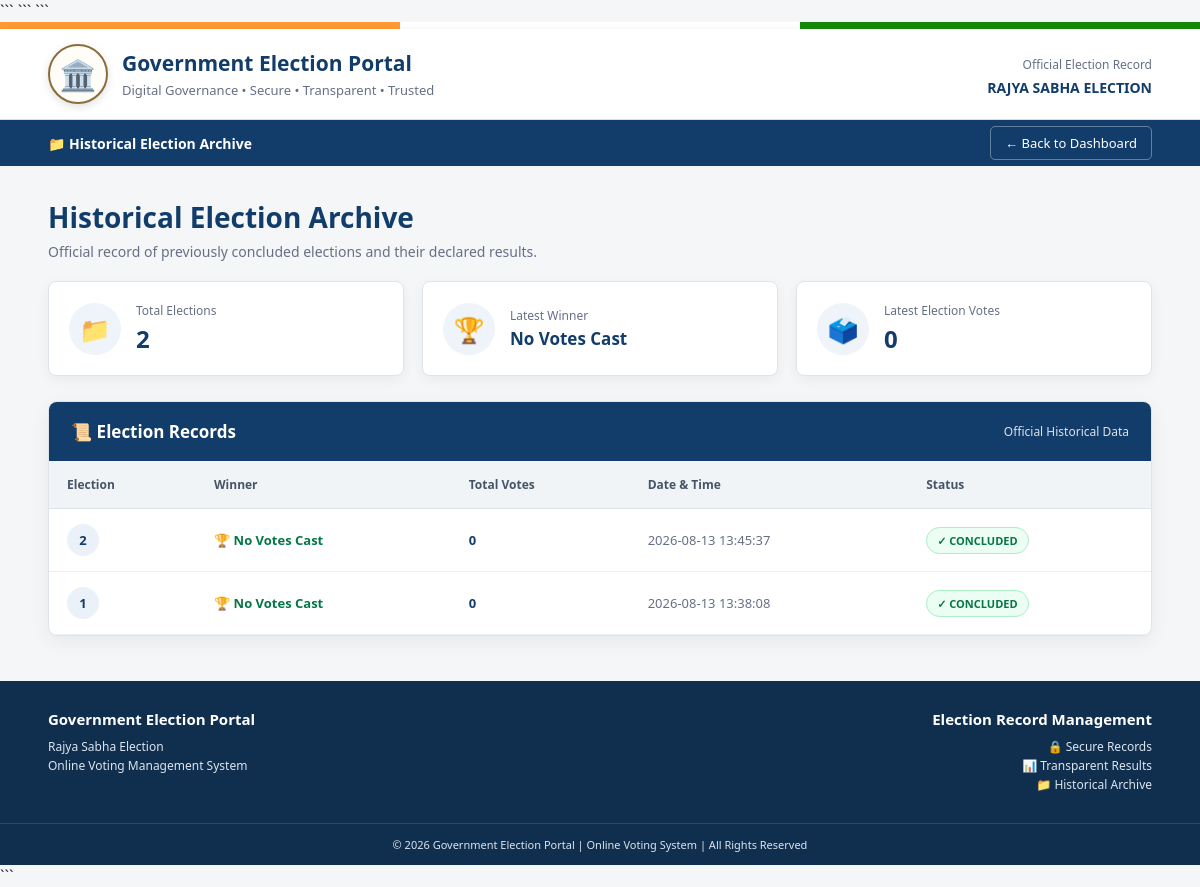
Before: /historical-archive (signed in) with the older database file.
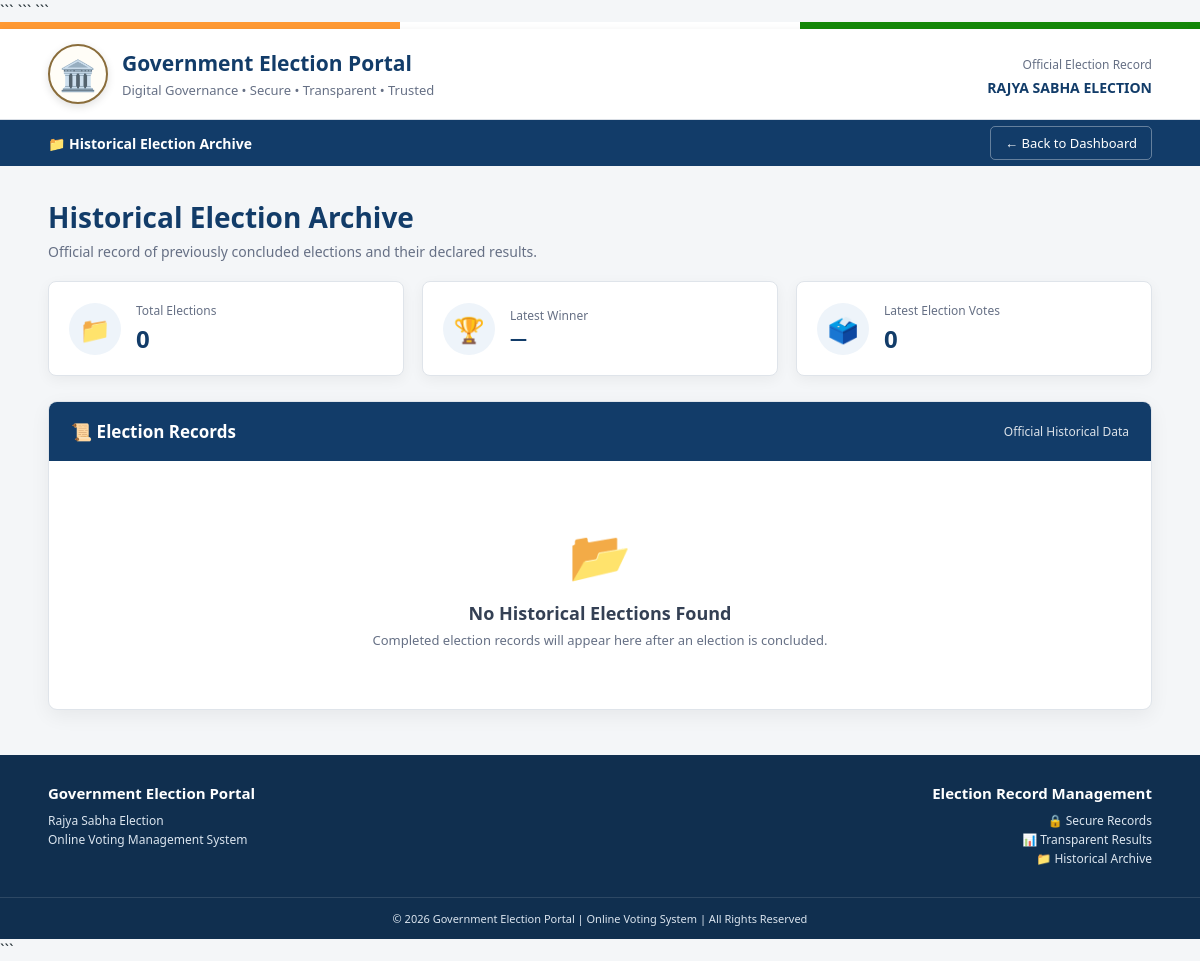
After: the same page with the newer database file.
### tables this page shows
CREATE TABLE election_history (
            id INTEGER PRIMARY KEY AUTOINCREMENT,
            winner_name TEXT,
            total_votes INTEGER,
            timestamp TEXT
        );

### app.py (the view)
@app.route(
    "/historical-archive"
)
def historical_archive():
    if not session.get(
        "admin_logged_in"
    ):
        return redirect(
            url_for("admin_login")
        )
    conn = sqlite3.connect(DB_NAME)
    cursor = conn.cursor()
    cursor.execute("""
        SELECT
            id,
            winner_name,
            total_votes,
            timestamp
        FROM election_history
        ORDER BY id DESC
    """)
    past_elections = cursor.fetchall()
    conn.close()
    return render_template(
        "historical_archive.html",
        past_elections=past_elections
    )

### templates/historical_archive.html (shortened to what this page needs)
<!DOCTYPE html>
<html lang="en">
<head>
```
</head>
<body>
```
<div class="tricolor"></div>
<header>
    <div class="header-container">
        <div class="brand">
            <div class="emblem">
                🏛️
            </div>
            <div>
                <h1>Government Election Portal</h1>
                <p>
                    Digital Governance • Secure • Transparent • Trusted
                </p>
            </div>
        </div>
        <div class="header-right">
            <span>Official Election Record</span>
            <strong>RAJYA SABHA ELECTION</strong>
        </div>
    </div>
</header>
<nav>
    <div class="nav-container">
        <div class="nav-title">
            📁 Historical Election Archive
        </div>
        <a href="{{ url_for('admin') }}" class="back-btn">
            ← Back to Dashboard
        </a>
    </div>
</nav>
<div class="page-header">
    <h2>Historical Election Archive</h2>
    <p>
        Official record of previously concluded elections
        and their declared results.
    </p>
</div>
<div class="summary">
    <div class="summary-card">
        <div class="summary-icon">
            📁
        </div>
        <div>
            <h3>Total Elections</h3>
            <strong>
                {{ past_elections|length }}
            </strong>
        </div>
    </div>
    <div class="summary-card">
        <div class="summary-icon">
            🏆
        </div>
        <div>
            <h3>Latest Winner</h3>
            <strong style="font-size: 17px;">
                {% if past_elections %}
                    {{ past_elections[0][1] }}
                {% else %}
                    —
                {% endif %}
            </strong>
        </div>
    </div>
    <div class="summary-card">
        <div class="summary-icon">
            🗳️
        </div>
        <div>
            <h3>Latest Election Votes</h3>
            <strong>
                {% if past_elections %}
                    {{ past_elections[0][2] }}
                {% else %}
                    0
                {% endif %}
            </strong>
        </div>
    </div>
</div>
<div class="archive-container">
    <div class="archive-header">
        <h3>
            📜 Election Records
        </h3>
        <span>
            Official Historical Data
        </span>
    </div>
    {% if past_elections %}
    <div class="table-wrapper">
        <table>
            <thead>
                <tr>
                    <th>
                        Election
                    </th>
                    <th>
                        Winner
                    </th>
                    <th>
                        Total Votes
                    </th>
                    <th>
                        Date & Time
                    </th>
                    <th>
                        Status
                    </th>
                </tr>
            </thead>
            <tbody>
                {% for election in past_elections %}
                <tr>
                    <td>
                        <span class="election-number">
                            {{ election[0] }}
                        </span>
                    </td>
                    <td>
                        <span class="winner">
                            {{ election[1] }}
                        </span>
                    </td>
                    <td>
                        <span class="votes">
                            {{ election[2] }}
                        </span>
                    </td>
                    <td>
                        <span class="date">
                            {{ election[3] }}
                        </span>
                    </td>
                    <td>
                        <span style="
                            color:#067647;
                            background:#ecfdf3;
                            border:1px solid #abefc6;
                            padding:5px 10px;
                            border-radius:20px;
                            font-size:11px;
                            font-weight:600;
                        ">
                            ✓ CONCLUDED
                        </span>
                    </td>
                </tr>
                {% endfor %}
            </tbody>
        </table>
    </div>
    {% else %}
    <div class="empty">
        <div class="empty-icon">
            📂
        </div>
        <h3>
            No Historical Elections Found
        </h3>
        <p>
            Completed election records will appear here
            after an election is concluded.
        </p>
    </div>
    {% endif %}
</div>
<footer>
    <div class="footer-main">
        <div>
            <h3>Government Election Portal</h3>
            <p>
                Rajya Sabha Election<br>
                Online Voting Management System
            </p>
        </div>
        <div class="footer-right">
            <h3>Election Record Management</h3>
            <p>
                🔒 Secure Records<br>
                📊 Transparent Results<br>
                📁 Historical Archive
            </p>
        </div>
    </div>
    <div class="copyright">
        © 2026 Government Election Portal |
        Online Voting System |
        All Rights Reserved
    </div>
</footer>
```
</body>
</html>

### templates/historical_archive.html (style rules this page uses)
* { margin: 0; padding: 0; box-sizing: border-box; font-family: "Segoe UI", Arial, sans-serif; }
body { background: #f4f6f8; color: #263238; }
.tricolor { height: 7px; background: linear-gradient( to right, #ff9933 0%, #ff9933 33.33%, #ffffff 33.33%, #ffffff 66.66%, #138808 66.66%, #138808 100% ); }
header { background: white; border-bottom: 1px solid #d9dee5; box-shadow: 0 2px 8px rgba(0,0,0,0.08); }
.header-container { width: 92%; max-width: 1200px; min-height: 90px; margin: auto; display: flex; align-items: center; justify-content: space-between; }
.brand { display: flex; align-items: center; gap: 14px; }
.emblem { width: 60px; height: 60px; border: 2px solid #8a6d3b; border-radius: 50%; display: flex; justify-content: center; align-items: center; background: #fffdf7; font-size: 30px; box-shadow: 0 3px 8px rgba(0,0,0,0.12); }
.brand h1 { color: #123c69; font-size: 21px; font-weight: 750; }
.brand p { color: #667085; font-size: 13px; margin-top: 4px; }
.header-right { text-align: right; }
.header-right span { color: #667085; font-size: 12px; }
.header-right strong { display: block; color: #123c69; font-size: 14px; margin-top: 4px; }
nav { background: #123c69; }
.nav-container { width: 92%; max-width: 1200px; height: 46px; margin: auto; display: flex; align-items: center; justify-content: space-between; }
.nav-title { color: white; font-size: 14px; font-weight: 600; }
.back-btn { text-decoration: none; color: white; font-size: 13px; padding: 7px 14px; border: 1px solid rgba(255,255,255,0.35); border-radius: 5px; transition: 0.2s; }
.page-header { width: 92%; max-width: 1200px; margin: 32px auto 20px; }
.page-header h2 { color: #123c69; font-size: 28px; margin-bottom: 6px; }
.page-header p { color: #667085; font-size: 14px; }
.summary { width: 92%; max-width: 1200px; margin: 0 auto 25px; display: grid; grid-template-columns: repeat(3, 1fr); gap: 18px; }
.summary-card { background: white; border: 1px solid #dfe4ea; border-radius: 8px; padding: 20px; display: flex; align-items: center; gap: 15px; box-shadow: 0 4px 14px rgba(0,0,0,0.05); }
.summary-icon { width: 52px; height: 52px; border-radius: 50%; background: #eef4fa; display: flex; justify-content: center; align-items: center; font-size: 25px; }
.summary-card h3 { color: #667085; font-size: 12px; font-weight: 500; }
.summary-card strong { display: block; color: #123c69; font-size: 24px; margin-top: 3px; }
.archive-container { width: 92%; max-width: 1200px; margin: auto; background: white; border: 1px solid #dfe4ea; border-radius: 9px; overflow: hidden; box-shadow: 0 6px 20px rgba(0,0,0,0.06); }
.archive-header { padding: 18px 22px; background: #123c69; color: white; display: flex; justify-content: space-between; align-items: center; }
.archive-header h3 { font-size: 17px; }
.archive-header span { font-size: 12px; opacity: 0.85; }
.empty { text-align: center; padding: 60px 20px; }
.empty-icon { font-size: 50px; margin-bottom: 12px; }
.empty h3 { color: #344054; font-size: 18px; }
.empty p { color: #667085; font-size: 13px; margin-top: 6px; }
footer { margin-top: 45px; background: #102f4f; color: #dbe5ef; }
.footer-main { width: 92%; max-width: 1200px; margin: auto; padding: 28px 0; display: flex; justify-content: space-between; gap: 30px; }
footer h3 { color: white; font-size: 15px; margin-bottom: 8px; }
footer p { font-size: 12px; line-height: 1.6; }
.footer-right { text-align: right; }
.copyright { border-top: 1px solid rgba(255,255,255,0.12); text-align: center; padding: 13px; font-size: 11px; }

Changed rows visible on the page:
removed election_history: winner_name "No Votes Cast", total_votes "0", id "2", timestamp "2026-08-13 13:45:37"
removed election_history: id "1", winner_name "No Votes Cast", total_votes "0", timestamp "2026-08-13 13:38:08"
Other visible differences:
{{ past_elections|length }}: "2" → "0"
text no longer shown: "Election Winner Total Votes Date & Time Status"
text now shown: "— 0 📂 No Historical Elections Found Completed election records will appear here after an election is concluded."
